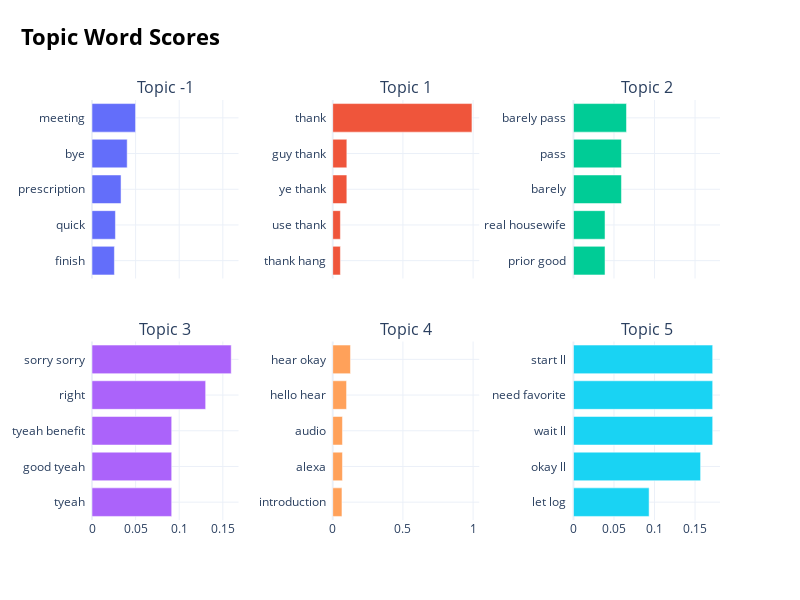

Notebook code cell kept with this figure:
### Code cell
topic_model.visualize_barchart()

### Figure 1 — Plotly figure (JSON) as saved in the notebook; plotly's stock layout.template omitted (floating-point values rounded to 4 significant figures)
{"data": [{"orientation": "h", "type": "bar", "x": [0.02568, 0.02686, 0.0333, 0.04034, 0.04994], "xaxis": "x", "y": ["finish  ", "quick  ", "prescription  ", "bye  ", "meeting  "], "yaxis": "y"}, {"orientation": "h", "type": "bar", "x": [0.05459, 0.05459, 0.1005, 0.1005, 0.9916], "xaxis": "x2", "y": ["thank hang  ", "use thank  ", "ye thank  ", "guy thank  ", "thank  "], "yaxis": "y2"}, {"orientation": "h", "type": "bar", "x": [0.03893, 0.03893, 0.0592, 0.0592, 0.06542], "xaxis": "x3", "y": ["prior good  ", "real housewife  ", "barely  ", "pass  ", "barely pass  "], "yaxis": "y3"}, {"orientation": "h", "type": "bar", "x": [0.09137, 0.09137, 0.09137, 0.1303, 0.1596], "xaxis": "x4", "y": ["tyeah  ", "good tyeah  ", "tyeah benefit  ", "right  ", "sorry sorry  "], "yaxis": "y4"}, {"orientation": "h", "type": "bar", "x": [0.06564, 0.06915, 0.06915, 0.09846, 0.1263], "xaxis": "x5", "y": ["introduction  ", "alexa  ", "audio  ", "hello hear  ", "hear okay  "], "yaxis": "y5"}, {"orientation": "h", "type": "bar", "x": [0.09334, 0.1569, 0.1718, 0.1718, 0.1718], "xaxis": "x6", "y": ["let log  ", "okay ll  ", "wait ll  ", "need favorite  ", "start ll  "], "yaxis": "y6"}], "layout": {"annotations": [{"font": {"size": 16}, "showarrow": false, "text": "Topic -1", "x": 0.1167, "xanchor": "center", "xref": "paper", "y": 1, "yanchor": "bottom", "yref": "paper"}, {"font": {"size": 16}, "showarrow": false, "text": "Topic 1", "x": 0.5, "xanchor": "center", "xref": "paper", "y": 1, "yanchor": "bottom", "yref": "paper"}, {"font": {"size": 16}, "showarrow": false, "text": "Topic 2", "x": 0.8833, "xanchor": "center", "xref": "paper", "y": 1, "yanchor": "bottom", "yref": "paper"}, {"font": {"size": 16}, "showarrow": false, "text": "Topic 3", "x": 0.1167, "xanchor": "center", "xref": "paper", "y": 0.425, "yanchor": "bottom", "yref": "paper"}, {"font": {"size": 16}, "showarrow": false, "text": "Topic 4", "x": 0.5, "xanchor": "center", "xref": "paper", "y": 0.425, "yanchor": "bottom", "yref": "paper"}, {"font": {"size": 16}, "showarrow": false, "text": "Topic 5", "x": 0.8833, "xanchor": "center", "xref": "paper", "y": 0.425, "yanchor": "bottom", "yref": "paper"}], "height": 600, "hoverlabel": {"bgcolor": "white", "font": {"family": "Rockwell", "size": 16}}, "showlegend": false, "title": {"font": {"color": "Black", "size": 22}, "text": "<b>Topic Word Scores", "x": 0.15, "xanchor": "center", "y": 0.95, "yanchor": "top"}, "width": 800, "xaxis": {"anchor": "y", "domain": [0, 0.2333], "matches": "x4", "showgrid": true, "showticklabels": false}, "xaxis2": {"anchor": "y2", "domain": [0.3833, 0.6167], "matches": "x5", "showgrid": true, "showticklabels": false}, "xaxis3": {"anchor": "y3", "domain": [0.7667, 1.0], "matches": "x6", "showgrid": true, "showticklabels": false}, "xaxis4": {"anchor": "y4", "domain": [0, 0.2333], "showgrid": true}, "xaxis5": {"anchor": "y5", "domain": [0.3833, 0.6167], "showgrid": true}, "xaxis6": {"anchor": "y6", "domain": [0.7667, 1.0], "showgrid": true}, "yaxis": {"anchor": "x", "domain": [0.575, 1], "showgrid": true}, "yaxis2": {"anchor": "x2", "domain": [0.575, 1], "showgrid": true}, "yaxis3": {"anchor": "x3", "domain": [0.575, 1], "showgrid": true}, "yaxis4": {"anchor": "x4", "domain": [0, 0.425], "showgrid": true}, "yaxis5": {"anchor": "x5", "domain": [0, 0.425], "showgrid": true}, "yaxis6": {"anchor": "x6", "domain": [0, 0.425], "showgrid": true}}}
